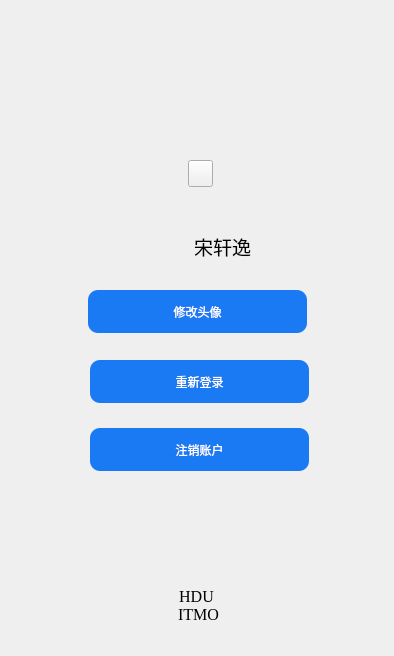
          <widget class="QWidget" name="Page_login">
           <widget class="QPushButton" name="pushButton_logout">
            <property name="geometry">
             <rect>
              <x>90</x>
              <y>428</y>
              <width>219</width>
              <height>43</height>
             </rect>
            </property>
            <property name="styleSheet">
             <string notr="true">QPushButton{
	background-color:rgb(26, 122, 244);
	border-radius:10px; 
    border:1px;
	font:17px &quot;微软雅黑&quot;;
	color:rgba(255,255,255);
}

QPushButton::pressed{
	border-color:rgba(255,255,255,30);
	background-color: rgb(0, 170, 255);
	border-style:inset;
	color:rgba(0,0,0,100);
}

QPushButton::hover{
	background-color: rgb(73, 154, 237);
	border-color:rgba(255,255,255,200);
	color:rgba(255,255,255);
}</string>
            </property>
            <property name="text">
             <string>注销账户</string>
            </property>
           </widget>
           <widget class="QLabel" name="label_loginPic">
            <property name="geometry">
             <rect>
              <x>160</x>
              <y>68</y>
              <width>85</width>
              <height>85</height>
             </rect>
            </property>
            <property name="minimumSize">
             <size>
              <width>85</width>
              <height>85</height>
             </size>
            </property>
            <property name="maximumSize">
             <size>
              <width>85</width>
              <height>85</height>
             </size>
            </property>
            <property name="font">
             <font>
              <family>Adobe 黑体 Std R</family>
              <pointsize>18</pointsize>
              <italic>false</italic>
              <bold>true</bold>
             </font>
            </property>
            <property name="styleSheet">
             <string notr="true">border-image: url(:/images/icons/user.png);
background-color: transparent;
border-radius:40px;</string>
            </property>
            <property name="text">
             <string/>
            </property>
            <property name="alignment">
             <set>Qt::AlignCenter</set>
            </property>
           </widget>
           <widget class="QPushButton" name="pushButton_login">
            <property name="geometry">
             <rect>
              <x>90</x>
              <y>360</y>
              <width>219</width>
              <height>43</height>
             </rect>
            </property>
            <property name="styleSheet">
             <string notr="true">QPushButton{
	background-color:rgb(26, 122, 244);
	border-radius:10px; 
    border:1px;
	font:17px &quot;微软雅黑&quot;;
	color:rgba(255,255,255);
}

QPushButton::pressed{
	border-color:rgba(255,255,255,30);
	background-color: rgb(0, 170, 255);
	border-style:inset;
	color:rgba(0,0,0,100);
}

QPushButton::hover{
	background-color: rgb(73, 154, 237);
	border-color:rgba(255,255,255,200);
	color:rgba(255,255,255);
}</string>
            </property>
            <property name="text">
             <string>重新登录</string>
            </property>
           </widget>
           <widget class="QToolButton" name="toolButton_loadLogo">
            <property name="geometry">
             <rect>
              <x>188</x>
              <y>160</y>
              <width>25</width>
              <height>27</height>
             </rect>
            </property>
            <property name="maximumSize">
             <size>
              <width>45</width>
              <height>45</height>
             </size>
            </property>
            <property name="cursor">
             <cursorShape>PointingHandCursor</cursorShape>
            </property>
            <property name="toolTip">
             <string>保存结果</string>
            </property>
            <property name="autoFillBackground">
             <bool>false</bool>
            </property>
            <property name="text">
             <string/>
            </property>
            <property name="icon">
             <iconset resource="RecSystem.qrc">
              <normaloff>:/images/icons/gallery.png</normaloff>:/images/icons/gallery.png</iconset>
            </property>
            <property name="iconSize">
             <size>
              <width>50</width>
              <height>39</height>
             </size>
            </property>
            <property name="popupMode">
             <enum>QToolButton::DelayedPopup</enum>
            </property>
            <property name="toolButtonStyle">
             <enum>Qt::ToolButtonTextUnderIcon</enum>
            </property>
            <property name="autoRaise">
             <bool>false</bool>
            </property>
            <property name="arrowType">
             <enum>Qt::NoArrow</enum>
            </property>
           </widget>
           <widget class="QLabel" name="label_info">
            <property name="geometry">
             <rect>
              <x>8</x>
              <y>564</y>
              <width>377</width>
              <height>83</height>
             </rect>
            </property>
            <property name="minimumSize">
             <size>
              <width>0</width>
              <height>30</height>
             </size>
            </property>
            <property name="font">
             <font>
              <family>Times new roman</family>
              <pointsize>12</pointsize>
              <italic>false</italic>
              <bold>false</bold>
             </font>
            </property>
            <property name="styleSheet">
             <string notr="true">QLabel{font: 12pt &quot;Times new roman&quot;;}</string>
            </property>
            <property name="text">
             <string>HDU 
 ITMO</string>
            </property>
            <property name="alignment">
             <set>Qt::AlignCenter</set>
            </property>
           </widget>
           <widget class="QLabel" name="label_pic_name">
            <property name="geometry">
             <rect>
              <x>114</x>
              <y>230</y>
              <width>25</width>
              <height>29</height>
             </rect>
            </property>
            <property name="maximumSize">
             <size>
              <width>85</width>
              <height>85</height>
             </size>
            </property>
            <property name="font">
             <font>
              <family>Adobe 黑体 Std R</family>
              <pointsize>18</pointsize>
              <italic>false</italic>
              <bold>true</bold>
             </font>
            </property>
            <property name="styleSheet">
             <string notr="true">border-image: url(:/images/icons/author.png);
background-color: transparent;
</string>
            </property>
            <property name="text">
             <string/>
            </property>
            <property name="alignment">
             <set>Qt::AlignCenter</set>
            </property>
           </widget>
           <widget class="QLabel" name="label_person_name">
            <property name="geometry">
             <rect>
              <x>142</x>
              <y>226</y>
              <width>161</width>
              <height>40</height>
             </rect>
            </property>
            <property name="minimumSize">
             <size>
              <width>0</width>
              <height>30</height>
             </size>
            </property>
            <property name="font">
             <font>
              <family>Times new roman</family>
              <pointsize>14</pointsize>
              <italic>false</italic>
              <bold>false</bold>
             </font>
            </property>
            <property name="toolTip">
             <string>&lt;html&gt;&lt;head/&gt;&lt;body&gt;&lt;p&gt;www.zhihu.com/people/sixuwuxian&lt;/p&gt;&lt;/body&gt;&lt;/html&gt;</string>
            </property>
            <property name="styleSheet">
             <string notr="true">QLabel{font: 14pt &quot;Times new roman&quot;;}</string>
            </property>
            <property name="text">
             <string>宋轩逸</string>
            </property>
            <property name="alignment">
             <set>Qt::AlignCenter</set>
            </property>
           </widget>
           <widget class="QPushButton" name="pushButton_avatar">
            <property name="geometry">
             <rect>
              <x>88</x>
              <y>290</y>
              <width>219</width>
              <height>43</height>
             </rect>
            </property>
            <property name="styleSheet">
             <string notr="true">QPushButton{
	background-color:rgb(26, 122, 244);
	border-radius:10px; 
    border:1px;
	font:17px &quot;微软雅黑&quot;;
	color:rgba(255,255,255);
}

QPushButton::pressed{
	border-color:rgba(255,255,255,30);
	background-color: rgb(0, 170, 255);
	border-style:inset;
	color:rgba(0,0,0,100);
}

QPushButton::hover{
	background-color: rgb(73, 154, 237);
	border-color:rgba(255,255,255,200);
	color:rgba(255,255,255);
}</string>
            </property>
            <property name="text">
             <string>修改头像</string>
            </property>
           </widget>
          </widget>
